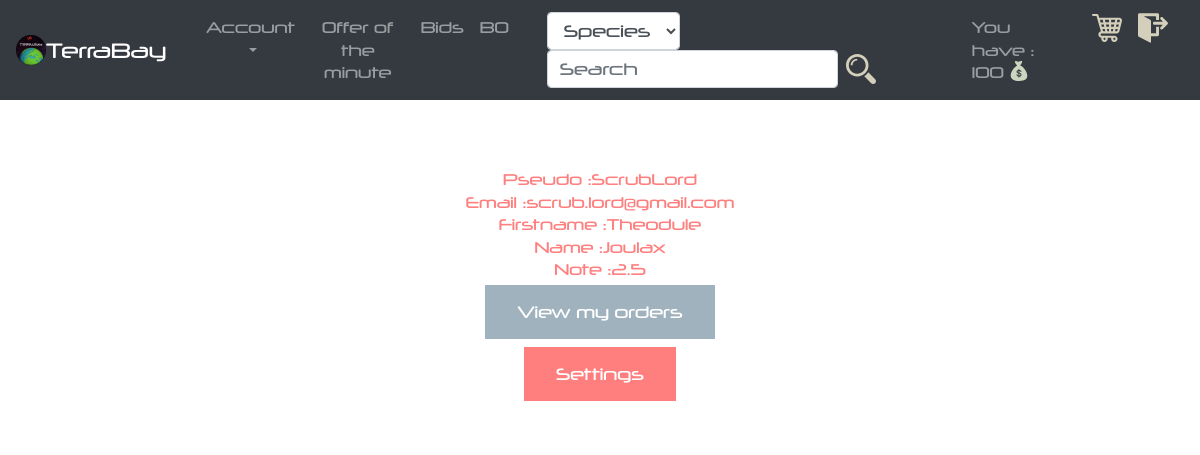
Screenshot of /controller/account_controller.php (signed in) with the database file from the repository.
### tables this page shows
CREATE TABLE IF NOT EXISTS `users` (
  `id_user` INT(11) NOT NULL AUTO_INCREMENT,
  `pseudo` VARCHAR(45) NOT NULL,
  `email` VARCHAR(45) NOT NULL,
  `firstname` VARCHAR(45) NOT NULL,
  `name` VARCHAR(45) NOT NULL,
  `note` DECIMAL(2,1) NOT NULL DEFAULT '2.5',
  `vote_nbr` INT(11) NULL DEFAULT 1,
  `password` VARCHAR(45) NOT NULL,
  `balance` DECIMAL(65,2) NOT NULL DEFAULT '2500.00',
  `status` ENUM('user', 'admin') NOT NULL DEFAULT 'user',
  `photo_path` VARCHAR(100) NULL,
  PRIMARY KEY (`id_user`));

### controller/account_controller.php (the view, shortened to what this page needs)
<?php
	include("../view/header.php");
	include("../view/account.php");
	echo "<center><h2>Your account informations</h2></center>
				<div id='box1'><br>";
	require_once("../controller/db_connexion.php");
  	$data = $db_connexion->query("SELECT * FROM users WHERE pseudo='".$_SESSION["pseudo"]."'")->fetch();
  	echo "Pseudo :".$data["pseudo"]."<br>
        	Email :".$data["email"]."<br>";
	$firstname = $data["firstname"];
	$name = $data["name"];
	$quote = [$firstname , $name];
	$firstname = $quote[0];
	$name = $quote[1];
	echo "Firstname :".$firstname."<br>
	Name :".$name."<br>
	Note :".$data["note"]."<br>";
	echo '<a href="../controller/controller_orders.php"><button class="button1" >View my orders</button></a>';
		echo "<form action='./account_settings.php' method='GET'>
						<button class='button2'>Settings</button>
					</form>";
		echo "<br>";
?>

### view/css/style.css (style rules this page uses)
body { background-image: url("../../view/images/background1.jpg"); background-size: 100%; color : white; overflow-X:hidden; font-family: "neuropol"; font-size: 15px; background-attachment: fixed; }
h2 { font-family: "telemarines"; }
#box1 { background-color :white; opacity: 0.5; border-radius: 5px; width :30%; text-align : center; margin:auto; color:red; }
.button1 { background-color: #43677d; border: none; color: white; padding: 15px 32px; text-align: center; text-decoration: none; display: inline-block; font-size: 16px; margin: 4px 2px; cursor: pointer; -webkit-transition-duration: 0.4s; transition-duration: 0.4s; opacity: 1; }
.button2 { background-color: red; border: none; color: white; padding: 15px 32px; text-align: center; text-decoration: none; display: inline-block; font-size: 16px; margin: 4px 2px; cursor: pointer; -webkit-transition-duration: 0.4s; transition-duration: 0.4s; opacity: 1; }

### rows the page displays
users: pseudo "ScrubLord", email "scrub.lord@gmail.com", firstname "Theodule", name "Joulax", note "2.5"

### other values shown
$_SESSION['monney'] "100"
